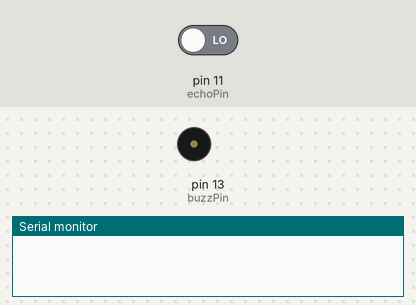
Recording of a sketch running on a simulated Arduino Uno, built with avr-gcc and run on an emulated ATmega328P. Parts: buzzer (waves = sounding, pin HIGH), the last lines printed to the serial monitor. Inputs (shaded band) come from the test bench; at power-on: pin 11 (echoPin) LOW. Pins used as bus, display or sensor lines are not drawn.

Above: at 0.1 s.
At 2.1 s:
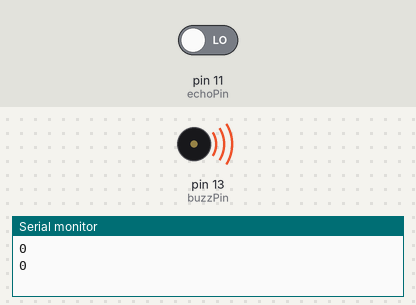
Timing chart, 0 to 3.6 s (numbered marks = the images above):
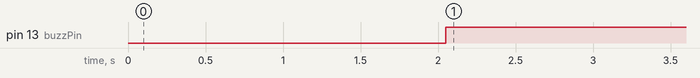

Measured:
- by itself, pin 13 (buzzPin): LOW → HIGH at 2.1 s

The sketch:

sketch_31_sensor.ino
```cpp
int trigPin = 12;
int echoPin = 11;
int pingTravelTime;
int buzzPin = 13;

void setup() {
  // put your setup code here, to run once:
  pinMode(trigPin, OUTPUT);
  pinMode(echoPin, INPUT);
  pinMode(buzzPin, OUTPUT);
  Serial.begin(9600);

}

void loop() {
  digitalWrite(buzzPin, LOW);
  digitalWrite(trigPin, HIGH);
  delayMicroseconds(10);
  pingTravelTime = pulseIn(echoPin, HIGH);
  delay(25);
  digitalWrite(trigPin, LOW);
  Serial.println(pingTravelTime);

  while(pingTravelTime < 19000){
    digitalWrite(trigPin, HIGH);
    delayMicroseconds(10);
    pingTravelTime = pulseIn(echoPin, HIGH);
    delay(25);
    digitalWrite(trigPin, LOW);
    Serial.println(pingTravelTime);

    digitalWrite(buzzPin, HIGH);
  }
}
```
